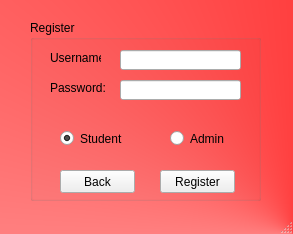
<?xml version="1.0" encoding="UTF-8"?>
<ui version="4.0">
 <class>MainWindow</class>
 <widget class="QMainWindow" name="MainWindow">
  <property name="geometry">
   <rect>
    <x>0</x>
    <y>0</y>
    <width>293</width>
    <height>234</height>
   </rect>
  </property>
  <property name="windowTitle">
   <string>MainWindow</string>
  </property>
  <property name="styleSheet">
   <string notr="true">#MainWindow
{
background-color:qconicalgradient(cx:1, cy:1, angle:0, stop:0 rgba(255, 0, 0, 255), stop:1 rgba(255, 255, 255, 255))
}</string>
  </property>
  <widget class="QWidget" name="centralwidget">
   <widget class="QGroupBox" name="groupBox">
    <property name="geometry">
     <rect>
      <x>30</x>
      <y>20</y>
      <width>231</width>
      <height>181</height>
     </rect>
    </property>
    <property name="title">
     <string>Register</string>
    </property>
    <widget class="QLabel" name="label">
     <property name="geometry">
      <rect>
       <x>20</x>
       <y>30</y>
       <width>51</width>
       <height>16</height>
      </rect>
     </property>
     <property name="text">
      <string>Username:</string>
     </property>
    </widget>
    <widget class="QLabel" name="label_2">
     <property name="geometry">
      <rect>
       <x>20</x>
       <y>60</y>
       <width>61</width>
       <height>16</height>
      </rect>
     </property>
     <property name="text">
      <string>Password:</string>
     </property>
    </widget>
    <widget class="QLineEdit" name="lineEdit">
     <property name="geometry">
      <rect>
       <x>90</x>
       <y>30</y>
       <width>121</width>
       <height>20</height>
      </rect>
     </property>
    </widget>
    <widget class="QLineEdit" name="lineEdit_2">
     <property name="geometry">
      <rect>
       <x>90</x>
       <y>60</y>
       <width>121</width>
       <height>20</height>
      </rect>
     </property>
    </widget>
    <widget class="QRadioButton" name="radioButton">
     <property name="geometry">
      <rect>
       <x>30</x>
       <y>110</y>
       <width>82</width>
       <height>17</height>
      </rect>
     </property>
     <property name="text">
      <string>Student</string>
     </property>
     <property name="checked">
      <bool>true</bool>
     </property>
    </widget>
    <widget class="QRadioButton" name="radioButton_2">
     <property name="geometry">
      <rect>
       <x>140</x>
       <y>110</y>
       <width>82</width>
       <height>17</height>
      </rect>
     </property>
     <property name="text">
      <string>Admin</string>
     </property>
    </widget>
    <widget class="QPushButton" name="regButton">
     <property name="geometry">
      <rect>
       <x>130</x>
       <y>150</y>
       <width>75</width>
       <height>23</height>
      </rect>
     </property>
     <property name="text">
      <string>Register</string>
     </property>
    </widget>
    <widget class="QPushButton" name="backButton">
     <property name="geometry">
      <rect>
       <x>30</x>
       <y>150</y>
       <width>75</width>
       <height>23</height>
      </rect>
     </property>
     <property name="text">
      <string>Back</string>
     </property>
    </widget>
   </widget>
  </widget>
  <widget class="QMenuBar" name="menubar">
   <property name="geometry">
    <rect>
     <x>0</x>
     <y>0</y>
     <width>293</width>
     <height>21</height>
    </rect>
   </property>
  </widget>
  <widget class="QStatusBar" name="statusbar"/>
 </widget>
 <resources/>
 <connections/>
</ui>
